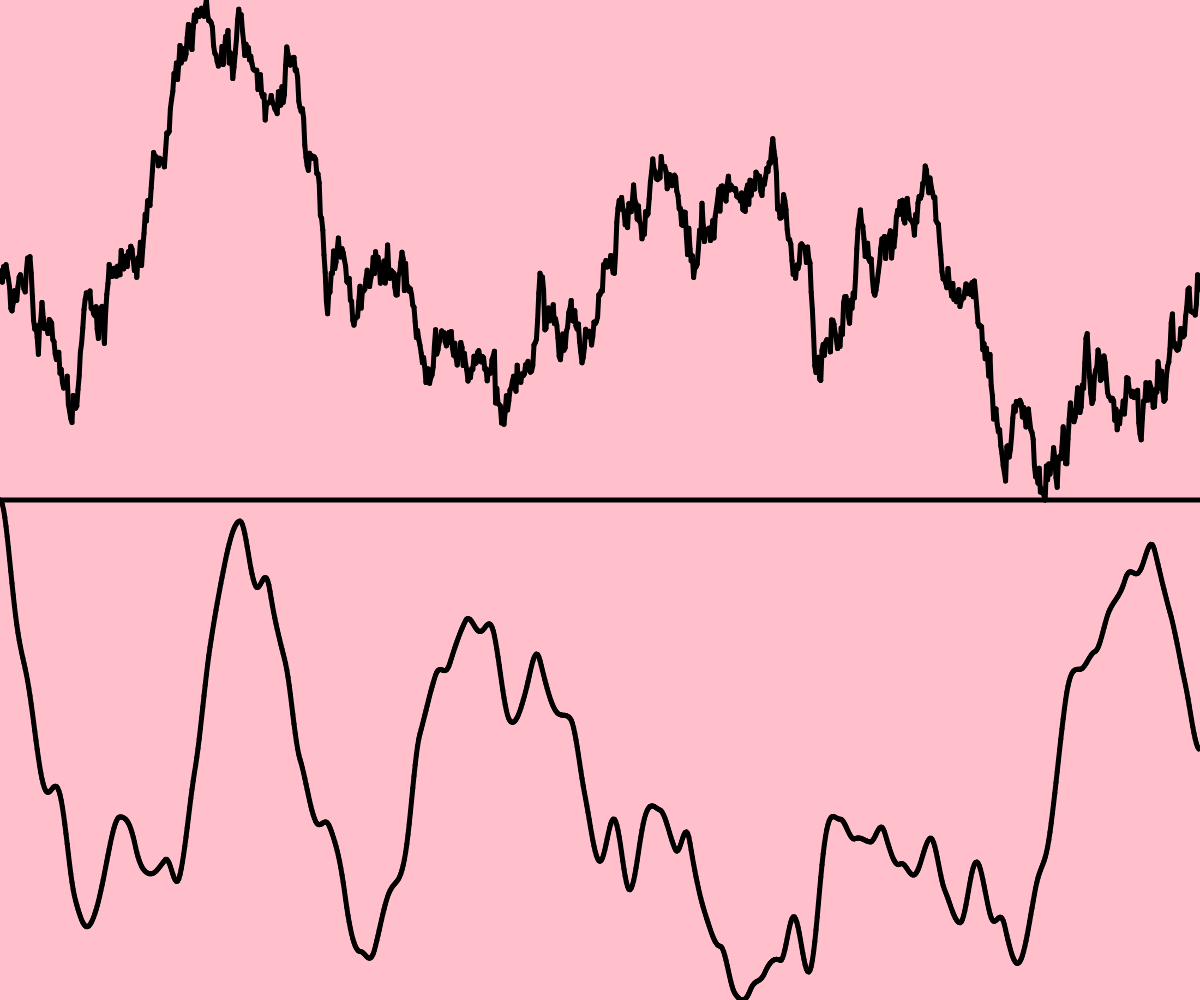
Frame 1 (no input)
Frame 60 (no input): identical to frame 1, image omitted
Frame 120 (the mouse pressed at the canvas centre since frame 60): identical to frame 1, image omitted

The p5.js sketch that drew this single still picture (run headless with seeded random() and noise() and a simulated clock; from frame 60 on, the mouse is pressed at the canvas centre):

// p5.js sketch
// ── sketch.js
let randomCounts = [];
let randomPerlins = [];
let randomNormals = [];


function setup() {
  createCanvas(windowWidth, windowHeight);
  background(127)
  var vn = 0
  var t = 0;
  for (var i=0; i<1000; i++){
    randomNormals[i] = vn;
    vn = vn + randomGaussian(0, 1);
    
    randomPerlins[i] = noise(t);//;
    t = t + 0.01;
  }

}


function draw() {
  background("pink")
  
  var w = windowWidth / randomNormals.length;
  
  strokeWeight(5);
  for (var i=0; i<randomNormals.length-1; i++){
    y1 = map(randomNormals[i],min(randomNormals),max(randomNormals),
             0,windowHeight/2 );
    y2 = map(randomNormals[i+1],min(randomNormals),
             max(randomNormals),0,windowHeight/2 );
    line(i*w,windowHeight/2 - y1,(i+1)*w,windowHeight/2 - y2);
 }

 line(0,windowHeight/2,windowWidth,windowHeight/2);
 var w = windowWidth / randomPerlins.length;
  
 strokeWeight(5);
 for (var i=0; i<randomPerlins.length-1; i++){
   y1 = map(randomPerlins[i],
            min(randomPerlins),
            max(randomPerlins),
            0,
            windowHeight/2 );
   y2 = map(randomPerlins[i+1],
            min(randomPerlins),
            max(randomPerlins),
            0,
            windowHeight/2 );
   line(i*w,windowHeight - y1,(i+1)*w,windowHeight - y2);
 }

  
}
